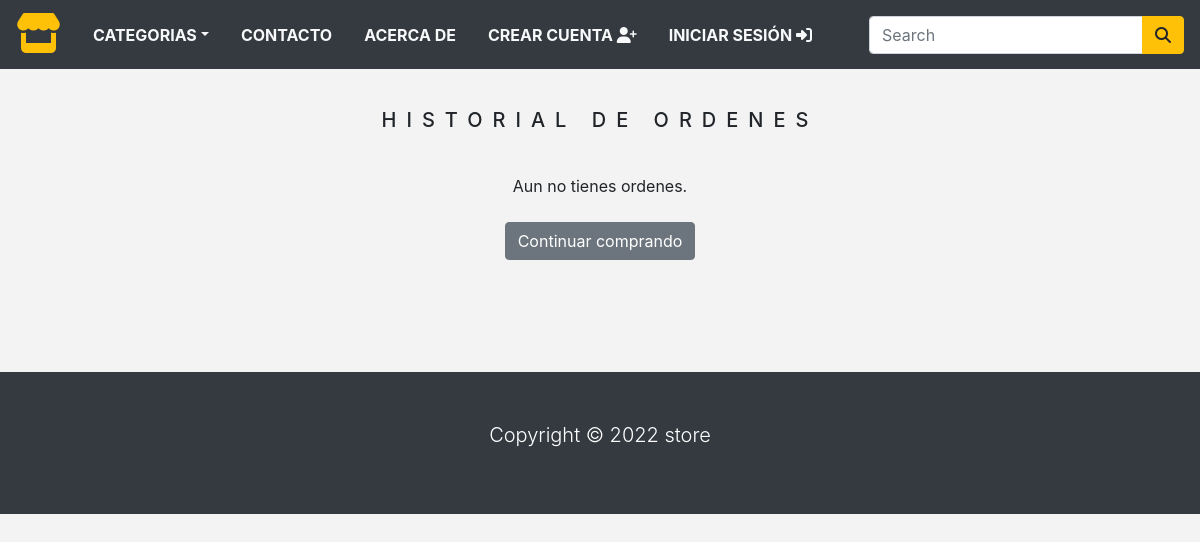
Before: /order_history/ (signed in) with the older database file.
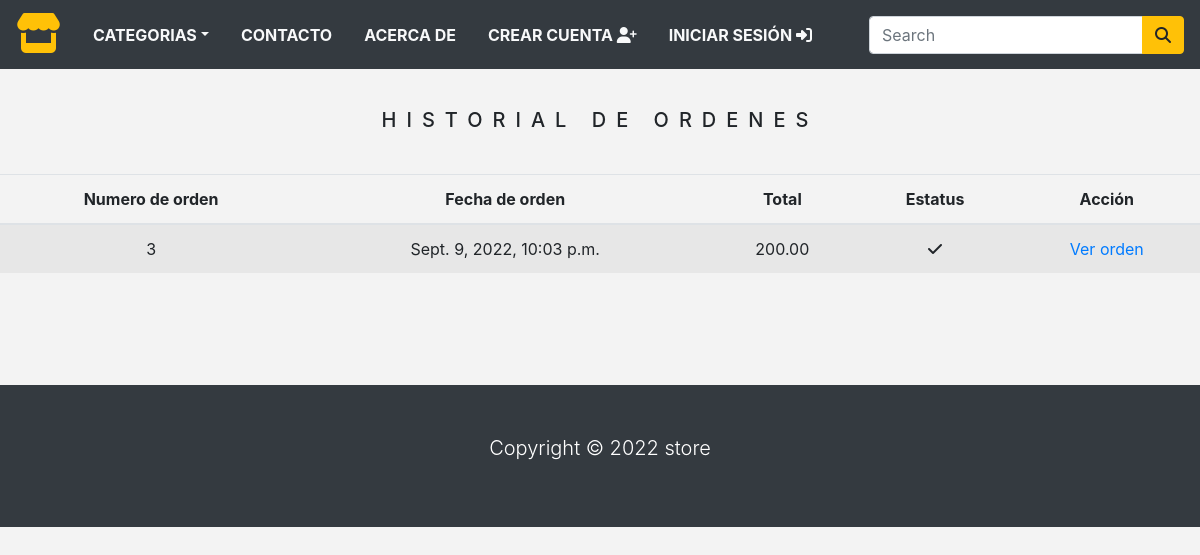
After: the same page with the newer database file.
### store/models.py (models this page shows)
class Order(models.Model):
    token = models.CharField(max_length=250, blank=True)
    total = models.DecimalField(max_digits=10, decimal_places=2, verbose_name='USD Order Total')
    emailAddress = models.EmailField(max_length=250, blank=True, verbose_name='Email Address')
    created = models.DateTimeField(auto_now_add=True)
    billingName = models.CharField(max_length=250, blank=True)
    billingAddress1 = models.CharField(max_length=250, blank=True)
    billingCity = models.CharField(max_length=250, blank=True)
    billingPostcode = models.CharField(max_length=250, blank=True)
    billingCountry = models.CharField(max_length=250, blank=True)
    shippingName = models.CharField(max_length=250, blank=True)
    shippingAddress1 = models.CharField(max_length=250, blank=True)
    shippingCity = models.CharField(max_length=250, blank=True)
    shippingPostcode = models.CharField(max_length=250, blank=True)
    shippingCountry = models.CharField(max_length=250, blank=True)
    class Meta:
        db_table = 'Order'
        ordering = ['-created']
    def __str__(self):
        return str(self.id)

### store/views.py (the view)
# urls.py: path('order_history/', views.orderHistory, name='order_history'),
@login_required(redirect_field_name='next', login_url='signin')
def orderHistory(request):
    if request.user.is_authenticated:
        email = str(request.user.email)
        order_details = Order.objects.filter(emailAddress=email)
        print(email)
        print(order_details)
    return render(request, 'orders_list.html', {'order_details': order_details})

### store/context_processors.py (called while the page is built)
def counter(request):
    item_count = 0
    if 'admin' in request.path:
        return {}
    else:
        try:
            cart = Cart.objects.filter(cart_id=_cart_id(request))
            cart_items = CartItem.objects.all().filter(cart=cart[:1])
            for cart_item in cart_items:
                item_count += cart_item.quantity
        except Cart.DoesNotExist:
            item_count = 0
    return dict(item_count=item_count)

def menu_links (request):
    links = Category.objects.all()
    return dict(links=links)

### store/models.py (called while the page is built)
    def get_url(self):
        return reverse('products_by_category', args=[self.slug])

### store/views.py (called while the page is built)
def _cart_id(request):
    cart = request.session.session_key
    if not cart:
        cart = request.session.create()
    return cart

### store/templates/orders_list.html (shortened to what this page needs)
{% extends 'base.html' %}
{% load static %}
{% block content %}
  <div class="text-center">
    <br>
    <h1 class="text-center product_title">
      Historial de ordenes
    </h1>
    <br>
    {% if order_details %}
      <table class="table table-striped">
        <thead>
          <tr>
            <th>Numero de orden</th>
            <th>Fecha de orden</th>
            <th>Total</th>
            <th>Estatus</th>
            <th>Acción</th>
          </tr>
        </thead>
        <tbody>
          {% for order in order_details %}
            <tr>
              <td>{{ order.id }}</td>
              <td>{{ order.created}}</td>
              <td>{{ order.total }}</td>
              <td><i class="fas fa-check"></i></td>
              <td><a href="{% url 'order_detail' order.id %}">Ver orden</a></td>
            </tr>
          {% endfor %}
        </tbody>
      </table>
    {% else %}
      <p>Aun no tienes ordenes.
        <br><br>
        <a href="{% url 'home' %}" class="btn btn-secondary">Continuar comprando</a>
      </p>
    {% endif %}
  </div>
  <br><br>
{% endblock %}

Changed rows visible on the page:
added Order: id "3", created "Sept. 9, 2022, 10:03 p.m.", total "200.00"
Other visible differences:
text no longer shown: "Aun no tienes ordenes. Continuar comprando"
text now shown: "Numero de orden Fecha de orden Total Estatus Acción"
